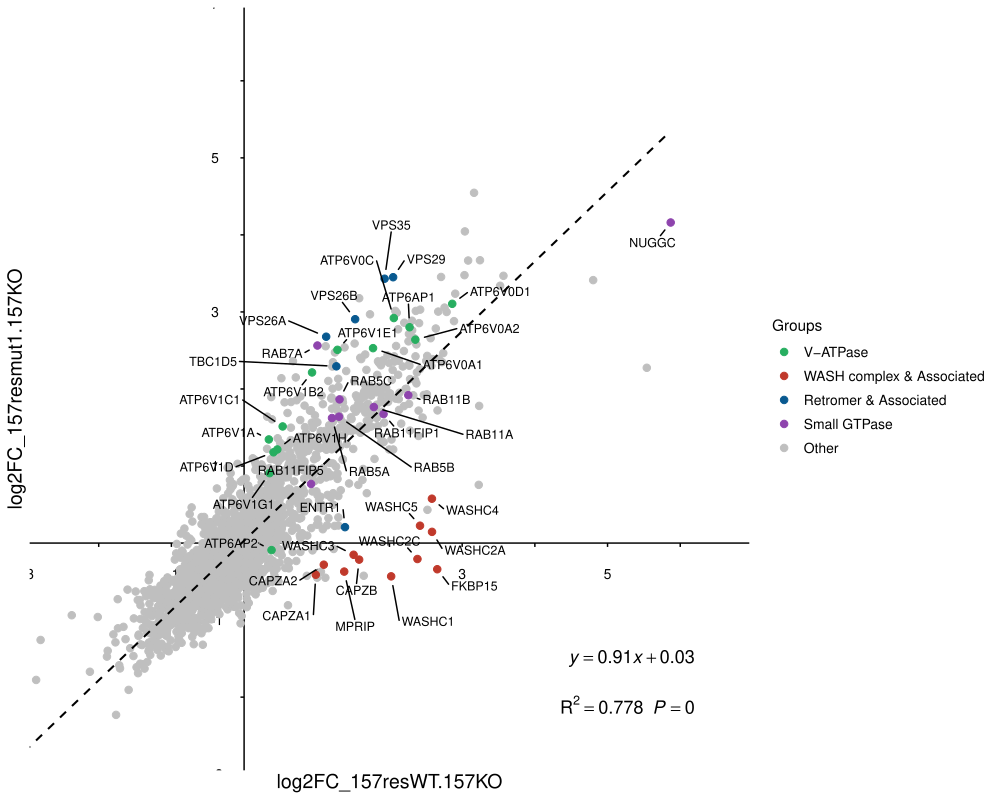

Write the R code that produced this figure.
rm(list = ls())
library(MASS)
library(ggplot2)
library(ggrepel)
library(cowplot)
library(readr)
library(broom)
library(dplyr)
library(RColorBrewer) 

#########################################################################
# 1. 配置部分 (Configuration)
#########################################################################
# Set your working directory
setwd("/Users/taofu/HMS Dropbox/Fu Tao/tao/3_MassSpec/20250506_ALFAendoIP_D13mutants/R_plot/")

main_data_file  <- "all_stats_results_sa02558_02559_sa02561_02562_combine_annotate_organelles.csv"
color_data_file <- "7_color_by_groups_refined.csv" 

col_x     <- "log2FC_157resWT.157KO"
col_y     <- "log2FC_157resmut1.157KO"
col_gene  <- "Gene.Symbol"

#########################################################################
# 2. 数据处理与颜色逻辑 (Data Processing)
#########################################################################

data_raw <- read.csv(main_data_file)
term_data <- read.csv(color_data_file)

# Join the main data with your classification file
data <- data.frame(
  x = data_raw[[col_x]], 
  y = data_raw[[col_y]], 
  Gene.Symbol = data_raw[[col_gene]]
) %>%
  left_join(term_data, by = c("Gene.Symbol" = "Gene.names"))

# Handle missing terms
data$term[is.na(data$term)] <- "Other"

# --- FIX 1: Explicitly define factor levels so your groups come first ---
# This ensures Group 1 gets Color 1 (Red), Group 2 gets Color 2 (Blue), etc.
unique_terms <- setdiff(unique(data$term), "Other")
data$term <- factor(data$term, levels = c(unique_terms, "Other"))

# Dynamic Color Palette Generation
all_levels <- levels(data$term)
num_groups <- length(all_levels)

# --- FIX 2: Corrected base_colors (removed trailing comma) ---
base_colors <- c("#c0392b", "#085990", "#8e44ad", "#27ae60", "#e67e22")

if(num_groups > length(base_colors)) {
  # If you have more groups than colors, generate more
  extra_colors <- colorRampPalette(brewer.pal(8, "Set3"))(num_groups - length(base_colors))
  final_palette <- c(base_colors, extra_colors)
} else {
  final_palette <- base_colors[1:num_groups]
}

# Assign names to colors to map them correctly to terms
names(final_palette) <- all_levels

# --- FIX 3: Ensure "Other" is grey ---
if("Other" %in% names(final_palette)) {
  final_palette["Other"] <- "grey75" # Light grey for background
}

# Sort data so colored points (your groups) are plotted last (on top)
data <- data %>% arrange(desc(term == "Other"))

# Identify labels (only for non-"Other" genes)
label_data <- data %>% 
  filter(term != "Other") %>% 
  distinct(Gene.Symbol, .keep_all = TRUE)

#########################################################################
# 3. 统计信息 (Statistics)
#########################################################################

lm_model <- lm(y ~ x, data = data)
lm_summary <- summary(lm_model)
r_squared  <- lm_summary$r.squared
p_value    <- tidy(lm_model)$p.value[2]
intercept  <- coef(lm_model)[1]
slope      <- coef(lm_model)[2]

# Axis helper function
draw_axis_line_with_edges <- function(length_x, length_y, tick_step = 1, lab_step = 2) {
  tick_x_frame <- data.frame(ticks = seq(-length_x, length_x, by = tick_step))
  tick_y_frame <- data.frame(ticks = seq(-length_y, length_y, by = tick_step))
  lab_x_frame  <- subset(data.frame(lab = seq(-length_x, length_x, by = lab_step), zero = 0), lab != 0)
  lab_y_frame  <- subset(data.frame(lab = seq(-length_y, length_y, by = lab_step), zero = 0), lab != 0)
  
  ggplot() +
    geom_segment(aes(y = 0, yend = 0, x = -length_x, xend = length_x), linewidth = 0.5) +
    geom_segment(aes(x = 0, xend = 0, y = -length_y, yend = length_y), linewidth = 0.5) +
    geom_segment(data = tick_x_frame, aes(x = ticks, xend = ticks, y = 0, yend = -0.05)) +
    geom_segment(data = tick_y_frame, aes(x = 0, xend = -0.05, y = ticks, yend = ticks)) + 
    geom_text(data = lab_x_frame, aes(x = lab, y = -0.4, label = lab), size = 3.5) +
    geom_text(data = lab_y_frame, aes(x = -0.4, y = lab, label = lab), size = 3.5) +
    geom_rect(aes(xmin = -length_x, xmax = length_x, ymin = -length_y, ymax = length_y), fill = NA, color = "black") +
    theme_minimal() + 
    theme(panel.grid = element_blank(), axis.text = element_blank(), axis.title = element_blank())
}

equation_parsed <- paste0("italic(y) == ", round(slope, 2), "*italic(x) + ", round(intercept, 2))
stats_text <- paste0("R^2 == ", round(r_squared, 3), "~~italic(P) == ", format(p_value, digits = 3))

#########################################################################
# 4. 绘图 (Plotting)
#########################################################################

# Adjusting axis range to match your coord_cartesian better
p1 <- draw_axis_line_with_edges(7, 7) + 
  geom_point(data = data, aes(x, y, color = term), size = 2.2, alpha = 1) +
  
  geom_text_repel(
    data = label_data, 
    aes(x, y, label = Gene.Symbol),
    size = 3.2,
    max.overlaps = Inf,
    box.padding = 0.6,
    point.padding = 0.4,
    segment.color = "black",
    force = 12,
    min.segment.length = 0
  ) +
  
  geom_smooth(data = data, aes(x = x, y = y), 
              method = "lm", se = FALSE, linetype = "dashed", color = "black", linewidth = 0.7) +
  
  scale_color_manual(values = final_palette) + 
  labs(x = col_x, y = col_y, color = "Groups") +
  coord_cartesian(xlim = c(-2.5, 6.5), ylim = c(-2.5, 6.5)) +
  theme(legend.position = "right", 
        axis.title = element_text(size = 14),
        legend.text = element_text(size = 10)) +
  
  annotate("text", x = 6.2, y = -1.5, label = equation_parsed, parse = TRUE, hjust = 1, size = 4.5) +
  annotate("text", x = 6.2, y = -2.1, label = stats_text, parse = TRUE, hjust = 1, size = 4.5)

print(p1)

# Save files
ggsave("7_RoR_color_by_groups_V2_WTKO_m1KO_V2.png", plot = p1, height = 8, width = 12, dpi = 300)
ggsave("7_RoR_color_by_groups_V2_WTKO_m1KO_V2.pdf", plot = p1, height = 8, width = 11, device = "pdf", useDingbats = FALSE)
